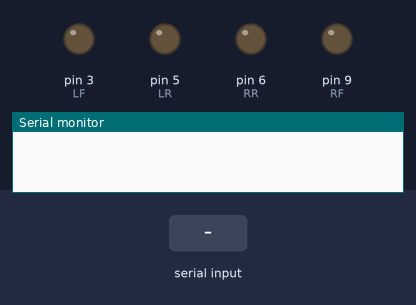
This sketch was run on a simulated Arduino Uno, built with avr-gcc and run on an emulated ATmega328P. Shown: output pins drawn as LEDs (lit = HIGH), the last lines printed to the serial monitor. The test bench sets the inputs (shaded band).

Above: at 1.2 s.
1.3 s: "90,45\n" received over the second serial link
At 1.9 s:
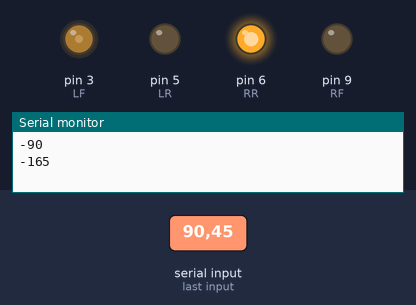
2.8 s: "30,150\n" received over the second serial link
At 4.0 s:
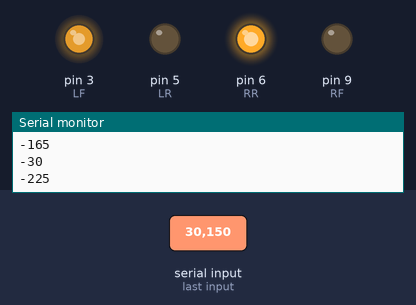
4.3 s: "200\n" received over the second serial link
At 5.4 s:
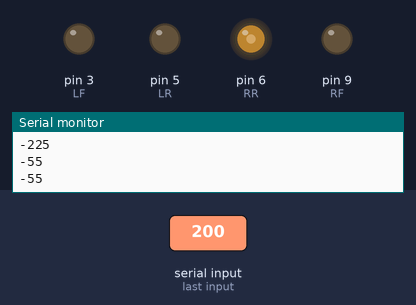
5.8 s: "5\n" received over the second serial link
At 6.5 s:
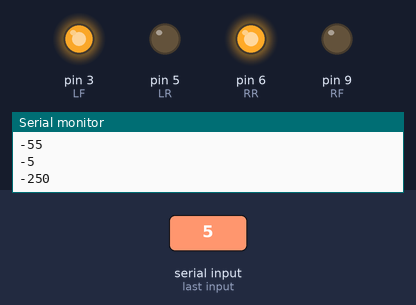
7.3 s: "90\n" received over the second serial link
At 7.6 s:
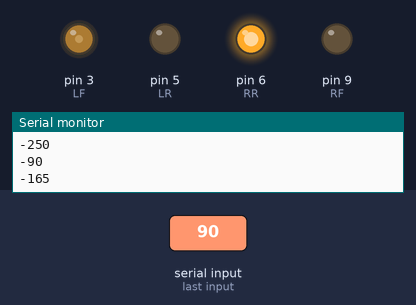
Timing chart, 0 to 9.8 s (numbered marks = the images above; inputs shaded):
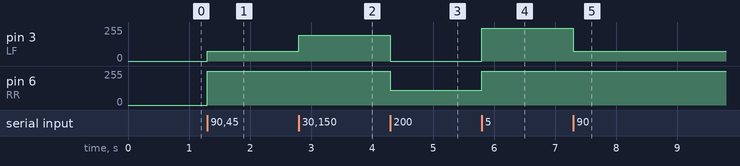

Measured:
- after the input at 1.3 s, pin 3 (LF): 0/255 → 75/255 at once; pin 6 (RR): 0/255 → 255/255 at once
- after the input at 2.8 s, pin 3 (LF): 75/255 → 195/255 at once
- after the input at 4.3 s, pin 3 (LF): 195/255 → 0/255 at once; pin 6 (RR): 255/255 → 110/255 at once
- after the input at 5.8 s, pin 3 (LF): 0/255 → 245/255 at once; pin 6 (RR): 110/255 → 255/255 at once
- after the input at 7.3 s, pin 3 (LF): 245/255 → 75/255 at once

The sketch:

Bot_Software.ino
```cpp
#include <SoftwareSerial.h>

SoftwareSerial bt(10, 11); // RX, TX

int LF = 3;
int LR = 5;
int RF = 9;
int RR = 6;


char buf[20];
int buf_len = 0;

void setup()
{
  // Open serial communications and wait for port to open:
  Serial.begin(57600);

  // set the data rate for the SoftwareSerial port
  bt.begin(9600);

  pinMode(LF, OUTPUT);
  pinMode(LR, OUTPUT);
  pinMode(RF, OUTPUT);
  pinMode(RR, OUTPUT);
}

void loop() // run over and over
{
  if (bt.available()) {
    char ch = bt.read();
    if(ch != -1) {
      if(buf_len < 19) {
        buf[buf_len ++] = ch;
        if('\n' == ch) {
          buf[buf_len] = '\0';
          decodeLine(String(buf));
          buf_len = 0;
        }
      } else {
        // We've overfilled the buffer. Invalidate the line and start again
        buf_len = 0;
      }
    }
  }
}

void decodeLine(String line) {
  int index = line.indexOf(',');
  String steeringString = line.substring(0,index);
  String throttleString = line.substring(index + 1, line.length());

  long steering = steeringString.toInt() - 255;
  long throttle = throttleString.toInt() - 255;

  long ceiling = 255 - abs(steering);

  // if the throttle magnitude is greater than the ceiling, clip the throttle
  if ( abs(throttle) > ceiling ) {
    throttle = 0 > throttle ? -1 * ceiling : ceiling;
  }

  long left = throttle - steering;
  long right = throttle + steering;

  Serial.println(throttle);
  Serial.println(steering);


  moveMotor(left, LF, LR);
  moveMotor(right, RF, RR);
}

/**
  * Takes 'speed', a signed integer value (-255 to 255), and applies the maginitude of 'speed' to 'forwardPin' or 'reversePin' via analogWrite depending on its sign.
  */
void moveMotor(long speed, int forwardPin, int reversePin) {
    if ( 0 <= speed ) {
    analogWrite(reversePin, 0);
    analogWrite(forwardPin, abs(speed));
  } else {
    analogWrite(forwardPin, 0);
    analogWrite(reversePin, abs(speed));
  }
}
```
